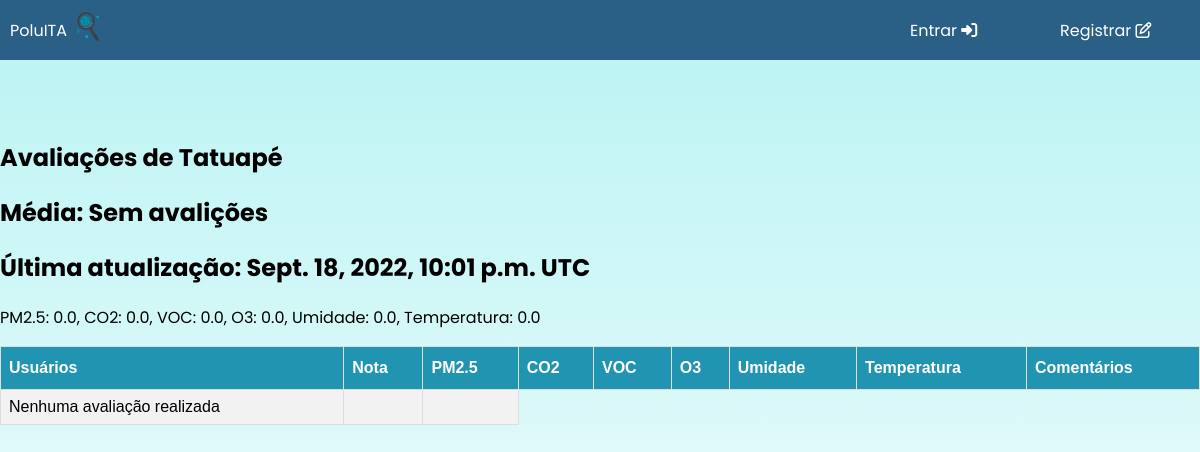
The app's page /registros/71 with its own data.
### registros/models.py (models this page shows, shortened)
class Empresas(models.Model):
    id = models.AutoField(auto_created=True, primary_key=True, serialize=False, verbose_name='ID')
    address = models.CharField(max_length=200)
    name = models.CharField(max_length=101)
    grade = models.IntegerField()
    pm25 = models.FloatField(default='0.00')
    co2 = models.FloatField(default='0.00')
    voc = models.FloatField(default='0.00')
    o3 = models.FloatField(default='0.00')
    humidity = models.FloatField(default='0.00')
    temperature = models.FloatField(default='0.00')
    longitude = models.FloatField(default='0.00')
    latitude = models.FloatField(default='0.00')
    last_updated = models.DateTimeField(default=datetime.now, blank=True)

### registros/views.py (the view)
# urls.py: path("<int:empresa_id>", views.avaliacao, name="avaliacao"),
def avaliacao(request, empresa_id):
    empresa = Empresas.objects.get(id=empresa_id)
    avaliacao = Avaliações.objects.filter(empresa_id=empresa_id)
    media = empresa.grade
    if media == -1:
        media = 'Sem avalições'
    return render(request, "registros/avaliacao.html", {
        "empresa": empresa,
        "avaliacoes": avaliacao,
        "media": media
    })

### registros/templates/registros/avaliacao.html
{% extends "registros/layout.html" %}
{% block body %}
    <h2>Avaliações de {{ empresa.name }}</h2>
    <h2>Média: {{ media }}</h2>
    <h2>Última atualização: {{ empresa.last_updated }} UTC</h2>
    <p>PM2.5: {{ empresa.pm25 }}, CO2: {{ empresa.co2 }}, VOC: {{ empresa.voc }}, O3: {{ empresa.o3 }}, Umidade: {{ empresa.humidity }}, Temperatura: {{ empresa.temperature }}</p>
    <div>
        <table id="customers">
            <tr>
            <th>Usuários</th>
            <th>Nota</th>
            <th>PM2.5</th>
            <th>CO2</th>
            <th>VOC</th>
            <th>O3</th>
            <th>Umidade</th>
            <th>Temperatura</th>
            <th>Comentários</th>
            </tr>
            {% for avaliacao in avaliacoes %}
            <tr>
                <td>{{ avaliacao.username }}</td>
                <td>{{ avaliacao.grade }}</td>
                <td>{{ avaliacao.pm25 }}</td>
                <td>{{ avaliacao.co2 }}</td>
                <td>{{ avaliacao.voc }}</td>
                <td>{{ avaliacao.o3 }}</td>
                <td>{{ avaliacao.humidity }}</td>
                <td>{{ avaliacao.temperature }}</td>
                <td>{{ avaliacao.comment }}</td>
            </tr>
            {% empty %}
                <td>Nenhuma avaliação realizada</td>
                <td></td>
                <td></td>
            {% endfor %}
        </table>
    </div>
{% endblock %}

### home/static/index.css (style rules this page uses)
body { margin: 0; font-family: 'Poppins'; }
div { font-size: 16px; }
#customers { font-family: "Trebuchet MS", Arial, Helvetica, sans-serif; border-collapse: collapse; width: 100%; }
#customers td, #customers th { border: 1px solid #ddd; padding: 8px; }
#customers th { padding-top: 12px; padding-bottom: 12px; text-align: left; background-color: #2194b1; color: white; }

### records on screen
Empresas: name "Tatuapé", last_updated "Sept. 18, 2022, 10:01 p.m.", pm25 "0.0", co2 "0.0", voc "0.0", o3 "0.0", humidity "0.0", temperature "0.0"

### other values on screen
{{ media }} "Sem avalições"
